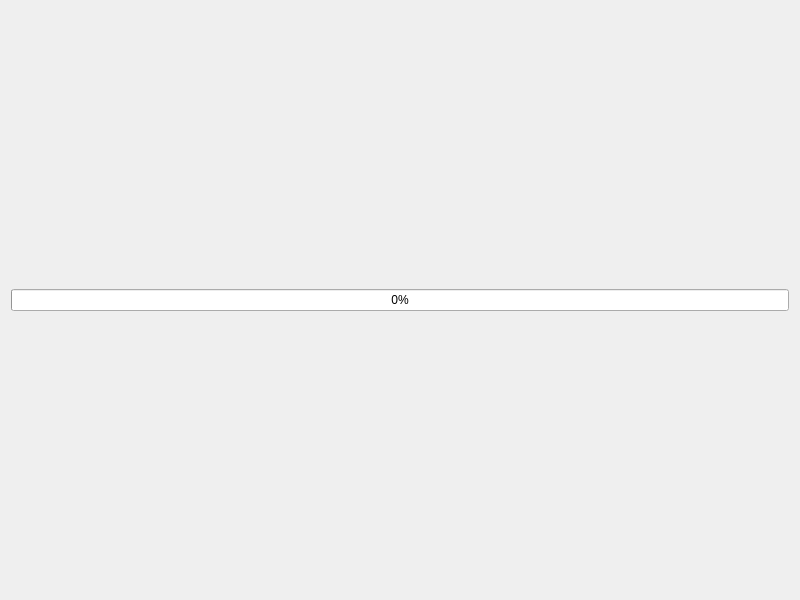
<?xml version="1.0" encoding="UTF-8"?>
<ui version="4.0">
 <class>FractalWidget</class>
 <widget class="QWidget" name="FractalWidget">
  <property name="geometry">
   <rect>
    <x>0</x>
    <y>0</y>
    <width>800</width>
    <height>600</height>
   </rect>
  </property>
  <property name="minimumSize">
   <size>
    <width>500</width>
    <height>400</height>
   </size>
  </property>
  <property name="windowTitle">
   <string>Mandelbrot</string>
  </property>
  <layout class="QGridLayout" name="gridLayout">
   <item row="0" column="0">
    <layout class="QVBoxLayout" name="verticalLayout" stretch="0">
     <item>
      <widget class="QProgressBar" name="progressBar">
       <property name="value">
        <number>0</number>
       </property>
      </widget>
     </item>
    </layout>
   </item>
  </layout>
 </widget>
 <resources/>
 <connections/>
</ui>
